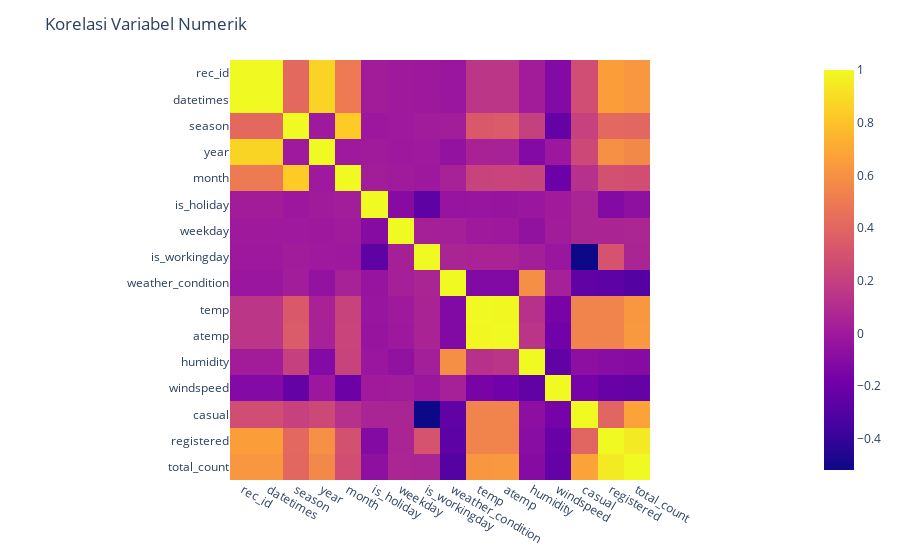

The notebook cell this image was saved under:
### Markdown cell above
- Korelasi Variabel Numerik

### Code cell
warnings.filterwarnings("ignore")

# df_day
correlation_matrix = df_day.corr()
fig = px.imshow(correlation_matrix)
fig.update_layout(title="Korelasi Variabel Numerik")
fig.show()

### Figure 1 — Plotly figure (JSON) as saved in the notebook; plotly's stock layout.template omitted (floating-point values rounded to 4 significant figures; data arrays with more than 128 entries replaced by an {"elided": "..."} marker saying what was removed)
{"data": [{"coloraxis": "coloraxis", "hovertemplate": "x: %{x}<br>y: %{y}<br>color: %{z}<extra></extra>", "name": "0", "type": "heatmap", "x": ["rec_id", "datetimes", "season", "year", "month", "is_holiday", "weekday", "is_workingday", "weather_condition", "temp", "atemp", "humidity", "windspeed", "casual", "registered", "total_count"], "xaxis": "x", "y": ["rec_id", "datetimes", "season", "year", "month", "is_holiday", "weekday", "is_workingday", "weather_condition", "temp", "atemp", "humidity", "windspeed", "casual", "registered", "total_count"], "yaxis": "y", "z": {"elided": "16x16 float values"}}], "layout": {"coloraxis": {"colorscale": [[0, "#0d0887"], [0.1111, "#46039f"], [0.2222, "#7201a8"], [0.3333, "#9c179e"], [0.4444, "#bd3786"], [0.5556, "#d8576b"], [0.6667, "#ed7953"], [0.7778, "#fb9f3a"], [0.8889, "#fdca26"], [1, "#f0f921"]]}, "margin": {"t": 60}, "title": {"text": "Korelasi Variabel Numerik"}, "xaxis": {"anchor": "y", "constrain": "domain", "domain": [0, 1], "scaleanchor": "y"}, "yaxis": {"anchor": "x", "autorange": "reversed", "constrain": "domain", "domain": [0, 1]}}}
